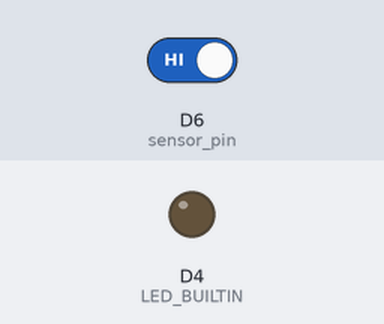
A sketch run on a simulated ESP8266 (NodeMCU). On the bench: output pins drawn as LEDs (lit = HIGH, except the on-board LED, lit = LOW). Inputs (shaded band) come from the test bench; at power-on: D6 (sensor_pin) HIGH.

Above: at 1.2 s.
1.3 s: D6 (sensor_pin) driven LOW
At 2.5 s:
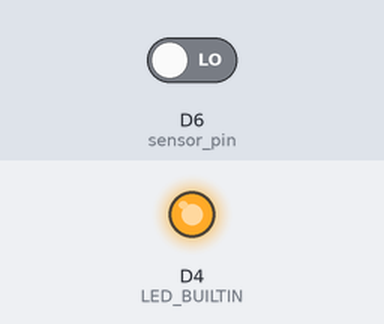
2.8 s: D6 (sensor_pin) driven HIGH
At 3.8 s:
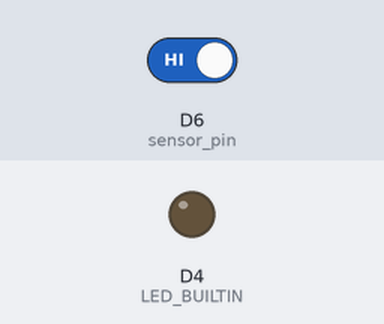
Timing chart, 0 to 5.8 s (numbered marks = the images above; inputs shaded):
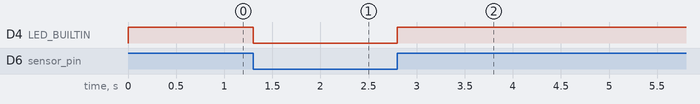

Measured:
- after the input at 1.3 s, D4 (LED_BUILTIN): HIGH → LOW at once
- after the input at 2.8 s, D4 (LED_BUILTIN): LOW → HIGH at once

The sketch:

TestCodeForSensorValidation.ino
```cpp
const int sensor_pin=D6;
void setup() {
  pinMode(sensor_pin, INPUT_PULLUP);
  pinMode(LED_BUILTIN, OUTPUT);
  Serial.begin(115200);

}

void loop() {
  digitalWrite(LED_BUILTIN, digitalRead(sensor_pin));
  delay(100);
  }
```
